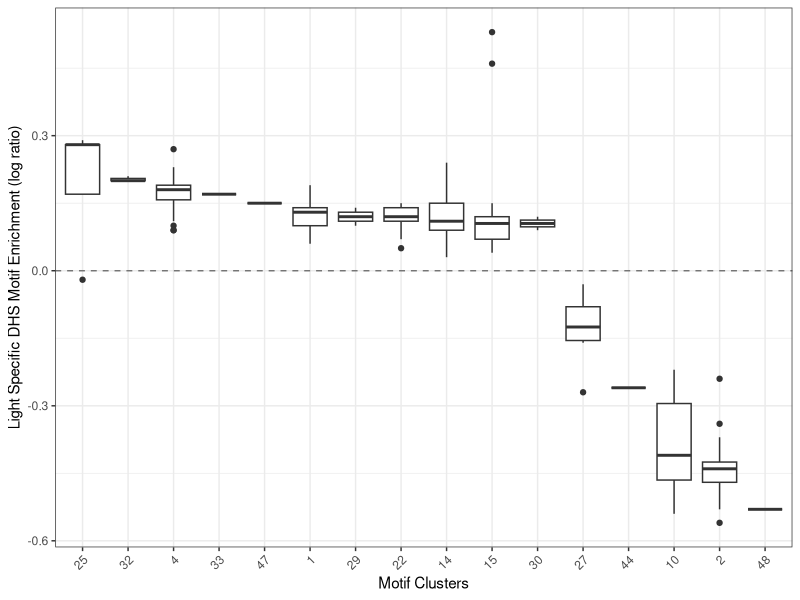

Source code (R):
library(tidyverse)
library(ggplot2)

setwd("/data/Data_Storage/new_MAY_DNase/Feb21_Overlap_Check/New_HyperConserved")

theme_set(theme_bw())
theme_update(axis.text.x = element_text(angle = 45, hjust = 1))

data <- read_tsv("Fig3E_data.txt")

medians <- data %>% group_by(Cluster) %>% summarise(median=median(`log(Obs/Exp)`))
clusters_filtered <- medians %>% filter(median > 0.1 | median < -0.1)
clusters_filtered <- clusters_filtered[["Cluster"]]

data <- data[data$Cluster %in% as.vector(clusters_filtered),]

svg("Light_Only_DHS_Enriched_Motifs.svg", width = 4, height = 4)
ggplot(data, aes(x = reorder(factor(Cluster),-`log(Obs/Exp)`, FUN=median, desc =TRUE), y = `log(Obs/Exp)`, group = Cluster))+
  geom_boxplot()+
  geom_hline(yintercept = 0, linetype = "dashed", alpha = 0.5)+
  labs(x = "Motif Clusters", y = "Light Specific DHS Motif Enrichment (log ratio)")
dev.off()
